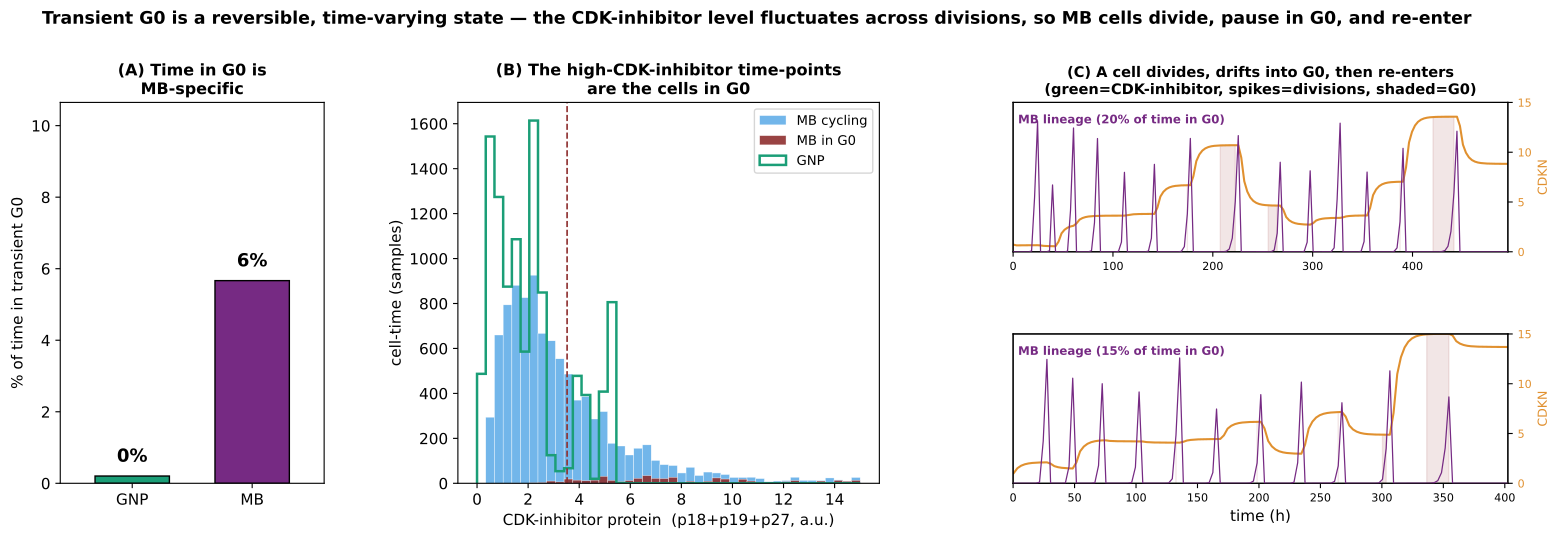

The Python source for this figure:
"""Transient G0 as a TEMPORAL, reversible state: each cell's CDK-inhibitor level drifts up and down across
divisions (a mean-reverting random walk, inherited but fluctuating), so a lineage divides for a while, drifts
into G0, then drifts back down and re-enters (JP 2026-09-22). Current baked model.

Mechanism: the CDKN expression targets (p18/p19 -> p18_prot/p19_prot which relax to them; kSyP21 & birth-p27
P21_div) are RE-DRAWN at every division from an AR(1) process in log-space:
    x_{n+1} = rho*x_n + sqrt(1-rho^2)*sigma*z ,   CDKI level = mean * exp(x)   (clipped to a reversible range)
rho = division-to-division inheritance (sisters/mother-daughter correlation); sigma = temporal spread. The
population cell-to-cell spread is the stationary distribution of this same process (one mechanism, both scales).
When a cell's level drifts above ~3x the MB mean it enters a reversible transient-G0 dwell (CDK4/6-escape);
GNP's mean is far below its (permanent) arrest threshold, so GNP just cycles.

  (A) G0 fraction (time-averaged), GNP vs MB.
  (B) DISTRIBUTION of the CDK-inhibitor protein (p18_prot+p19_prot+p27), pooled over time x cells, coloured by
      instantaneous fate -- the G0 time-points are the high-CDKI tail.
  (C) Example MB lineages: CyclinB divisions + the fluctuating CDKN protein -- divide, drift into G0, re-enter.

Run:  ./venv/bin/python simulations/fig_v44_g0_temporal.py    (~6 min)
"""
import sys, os
sys.path.insert(0, os.path.dirname(os.path.dirname(os.path.abspath(__file__))))
import numpy as np, multiprocessing as mp
import tellurium as te
import matplotlib; matplotlib.use('Agg')
import matplotlib.pyplot as plt
from matplotlib.gridspec import GridSpec
from src.build_model_v44_heldt import build_model_v44

C_CYC = '#5aa9e6'; C_G0 = '#8e2f2f'; C_GNP = '#1b9e77'; C_MB = '#762A83'; C_CDKN = '#e0902f'
SEL = ['time', 'Cb', 'Dna', 'pRb', 'aRc', 'p18_prot', 'p19_prot', 'P21']
T_TOTAL, CHUNK, NP = 1500 * 60.0, 180.0, 7          # 1500 h, 3 h chunks
RHO, SIGMA, XMAX = 0.5, 0.8, np.log(6.5)            # AR(1) inheritance / temporal spread / reversible ceiling
G0_AGE = 28 * 60.0                                  # min; pre-S longer than a normal cycle = transient-G0 dwell
DS = 6                                               # downsample (record every 6th point ~ 30 min)
BASE = {'GNP': dict(Ptch1=1.0, p18=0.464, p19=0.36), 'MB': dict(Ptch1=0.3, p18=1.73, p19=0.58)}
plt.rcParams.update({'font.size': 11, 'axes.titlesize': 12, 'axes.labelsize': 11,
                     'axes.titleweight': 'bold', 'font.family': 'DejaVu Sans'})

_RR = None; _KS0 = None
def _init(_):
    global _RR, _KS0
    _RR = te.loada(build_model_v44())
    _RR.integrator.setValue('relative_tolerance', 1e-6)
    try: _RR.integrator.setValue('maximum_num_steps', 400000)
    except Exception: pass
    _KS0 = _RR['kSyP21']


def _apply(kind, mult):
    b = BASE[kind]
    _RR['p18'] = b['p18'] * mult; _RR['p19'] = b['p19'] * mult
    _RR['kSyP21'] = _KS0 * mult; _RR['P21_div'] = 0.6 * mult


def run_lineage(args):
    kind, seed = args
    rng = np.random.default_rng(seed)
    _RR.reset()
    _RR['SHH'] = 0.5; _RR['Ptch1_copy_number'] = BASE[kind]['Ptch1']
    if kind == 'MB':
        try: _RR['Cd2_expr'] = _RR['CD2_EXPR_MB']
        except Exception: pass
    x = float(rng.normal(0, SIGMA))
    _apply(kind, np.exp(np.clip(x, -XMAX, XMAX)))
    T, CB, PRB, ARC, DNA, CDKN = [], [], [], [], [], []
    t = 0.0
    for atol in (1e-8,):
        _RR.integrator.setValue('absolute_tolerance', atol)
    while t < T_TOTAL:
        try:
            r = _RR.simulate(t, t + CHUNK, NP, selections=SEL)
        except Exception:
            break
        T.append(r['time'][1:]); CB.append(r['Cb'][1:]); PRB.append(r['pRb'][1:])
        ARC.append(r['aRc'][1:]); DNA.append(r['Dna'][1:])
        CDKN.append(r['p18_prot'][1:] + r['p19_prot'][1:] + r['P21'][1:])
        dna = r['Dna']
        if np.any((dna[:-1] > 0.9) & (dna[1:] < 0.1)):          # a division happened -> re-draw the CDKN level
            x = RHO * x + np.sqrt(1 - RHO**2) * SIGMA * float(rng.normal())
            _apply(kind, np.exp(np.clip(x, -XMAX, XMAX)))
        t += CHUNK
    if not T:
        return kind, np.nan, None
    T = np.concatenate(T); CB = np.concatenate(CB); PRB = np.concatenate(PRB)
    ARC = np.concatenate(ARC); DNA = np.concatenate(DNA); CDKN = np.concatenate(CDKN)
    warm = T >= 200 * 60.0                                       # drop the initial transient
    inS = (ARC > 0.05) & (DNA < 0.98); inG2 = DNA >= 0.98; preS = ~inS & ~inG2
    dvt = T[np.where((DNA[:-1] > 0.9) & (DNA[1:] < 0.1))[0]]     # division times
    if len(dvt) > 0:
        j = np.searchsorted(dvt, T, side='right') - 1
        age = np.where(j >= 0, T - dvt[np.clip(j, 0, len(dvt) - 1)], T)   # time since last division
    else:
        age = T.copy()
    last_div = dvt[-1] if len(dvt) else -1.0
    # TRANSIENT G0 only: a prolonged pre-commitment dwell that is later RESOLVED by a division (reversible).
    # Permanent exits (high-CDKI cells that never re-divide, e.g. GNP differentiation) are excluded.
    g0 = preS & (age > G0_AGE) & (T < last_div)
    g0_frac = 100.0 * float(np.mean(g0[warm]))
    d = slice(None, None, DS)
    return kind, g0_frac, dict(t=T[d] / 60.0, cb=CB[d], cdkn=CDKN[d], g0=g0[d])


def main():
    N = 24
    tasks = [(k, 7000 + i * 131 + (0 if k == 'GNP' else 999)) for k in ('GNP', 'MB') for i in range(N)]
    print(f'temporal G0: N={N}/type, T={T_TOTAL/60:.0f} h, chunk={CHUNK/60:.0f} h ...', flush=True)
    with mp.get_context('spawn').Pool(max(1, mp.cpu_count() - 1), initializer=_init, initargs=(None,)) as pool:
        res = pool.map(run_lineage, tasks, chunksize=1)

    gnp = [r for r in res if r[0] == 'GNP' and r[2] is not None]
    mb = [r for r in res if r[0] == 'MB' and r[2] is not None]
    gnp_g0 = float(np.mean([r[1] for r in gnp])); mb_g0 = float(np.mean([r[1] for r in mb]))
    print(f'G0 time-fraction: GNP {gnp_g0:.1f}%  MB {mb_g0:.1f}%', flush=True)
    print('MB per-lineage G0%:', sorted(round(r[1], 1) for r in mb), flush=True)

    # pooled CDKN protein distribution (MB), split by instantaneous fate
    mb_cdkn = np.concatenate([r[2]['cdkn'] for r in mb]); mb_g0mask = np.concatenate([r[2]['g0'] for r in mb])
    gnp_cdkn = np.concatenate([r[2]['cdkn'] for r in gnp])
    thr = np.percentile(mb_cdkn[mb_g0mask], 5) if mb_g0mask.any() else np.nan

    # example MB lineages with clear intermittent G0 (g0% in a mid range)
    ex = sorted([r for r in mb if 8 < r[1] < 55], key=lambda r: abs(r[1] - 25))[:2] or mb[:2]

    # ============================ figure ============================
    fig = plt.figure(figsize=(15.5, 5.6))
    gs = GridSpec(2, 3, figure=fig, wspace=0.34, hspace=0.55, left=0.05, right=0.985, top=0.80, bottom=0.12,
                  width_ratios=[0.72, 1.15, 1.35], height_ratios=[1, 1])

    axA = fig.add_subplot(gs[:, 0])
    axA.bar([0, 1], [gnp_g0, mb_g0], color=[C_GNP, C_MB], edgecolor='k', width=0.62)
    for xx, v in zip([0, 1], [gnp_g0, mb_g0]):
        axA.text(xx, v + 0.4, f'{v:.0f}%', ha='center', fontweight='bold', fontsize=13)
    axA.set_xticks([0, 1]); axA.set_xticklabels(['GNP', 'MB']); axA.set_xlim(-0.6, 1.6)
    axA.set_ylabel('% of time in transient G0'); axA.set_ylim(0, max(gnp_g0, mb_g0) * 1.35 + 3)
    axA.set_title('(A) Time in G0 is\nMB-specific', fontsize=11.5)

    axB = fig.add_subplot(gs[:, 1])
    bins = np.linspace(0, np.percentile(mb_cdkn, 99.5), 45)
    axB.hist(mb_cdkn[~mb_g0mask], bins=bins, color=C_CYC, alpha=0.85, label='MB cycling', edgecolor='white', lw=0.3)
    axB.hist(mb_cdkn[mb_g0mask], bins=bins, color=C_G0, alpha=0.9, label='MB in G0', edgecolor='white', lw=0.3)
    axB.hist(gnp_cdkn, bins=bins, histtype='step', color=C_GNP, lw=1.8, label='GNP')
    if not np.isnan(thr):
        axB.axvline(thr, color=C_G0, ls='--', lw=1.2)
    axB.set_xlabel('CDK-inhibitor protein  (p18+p19+p27, a.u.)'); axB.set_ylabel('cell-time (samples)')
    axB.set_title('(B) The high-CDK-inhibitor time-points\nare the cells in G0', fontsize=11.5)
    axB.legend(fontsize=9.5, loc='upper right')

    for k, r in enumerate(ex):
        axc = fig.add_subplot(gs[k, 2])
        d = r[2]
        axc.plot(d['t'], d['cb'], color=C_MB, lw=0.9, zorder=3)
        axr = axc.twinx()
        axr.plot(d['t'], d['cdkn'], color=C_CDKN, lw=1.5, zorder=2)
        axr.fill_between(d['t'], 0, d['cdkn'], where=d['g0'], color=C_G0, alpha=0.12, zorder=0, step='mid')
        axr.set_ylim(0, np.percentile(mb_cdkn, 99.5)); axr.tick_params(axis='y', labelcolor=C_CDKN, labelsize=8)
        axc.set_ylim(0, 2.7); axc.set_xlim(0, d['t'][-1])
        axc.set_zorder(axr.get_zorder() + 1); axc.patch.set_visible(False)
        axc.set_yticks([]); axc.tick_params(axis='x', labelsize=8)
        axc.text(0.01, 0.86, f'MB lineage ({r[1]:.0f}% of time in G0)', transform=axc.transAxes,
                 fontsize=8.5, color=C_MB, fontweight='bold')
        if k == 0:
            axc.set_title('(C) A cell divides, drifts into G0, then re-enters\n(green=CDK-inhibitor, spikes=divisions, shaded=G0)',
                          fontsize=10.5)
        if k == 1:
            axc.set_xlabel('time (h)')
        axr.set_ylabel('CDKN', color=C_CDKN, fontsize=9)

    fig.suptitle('Transient G0 is a reversible, time-varying state — the CDK-inhibitor level fluctuates across '
                 'divisions, so MB cells divide, pause in G0, and re-enter', fontsize=12.5, fontweight='bold', y=0.965)
    out = os.path.join(os.path.dirname(os.path.abspath(__file__)), 'fig_v44_g0_temporal')
    fig.savefig(out + '.png', dpi=190, bbox_inches='tight'); fig.savefig(out + '.pdf', bbox_inches='tight')
    print('wrote', out + '.png/.pdf')


if __name__ == '__main__':
    main()
